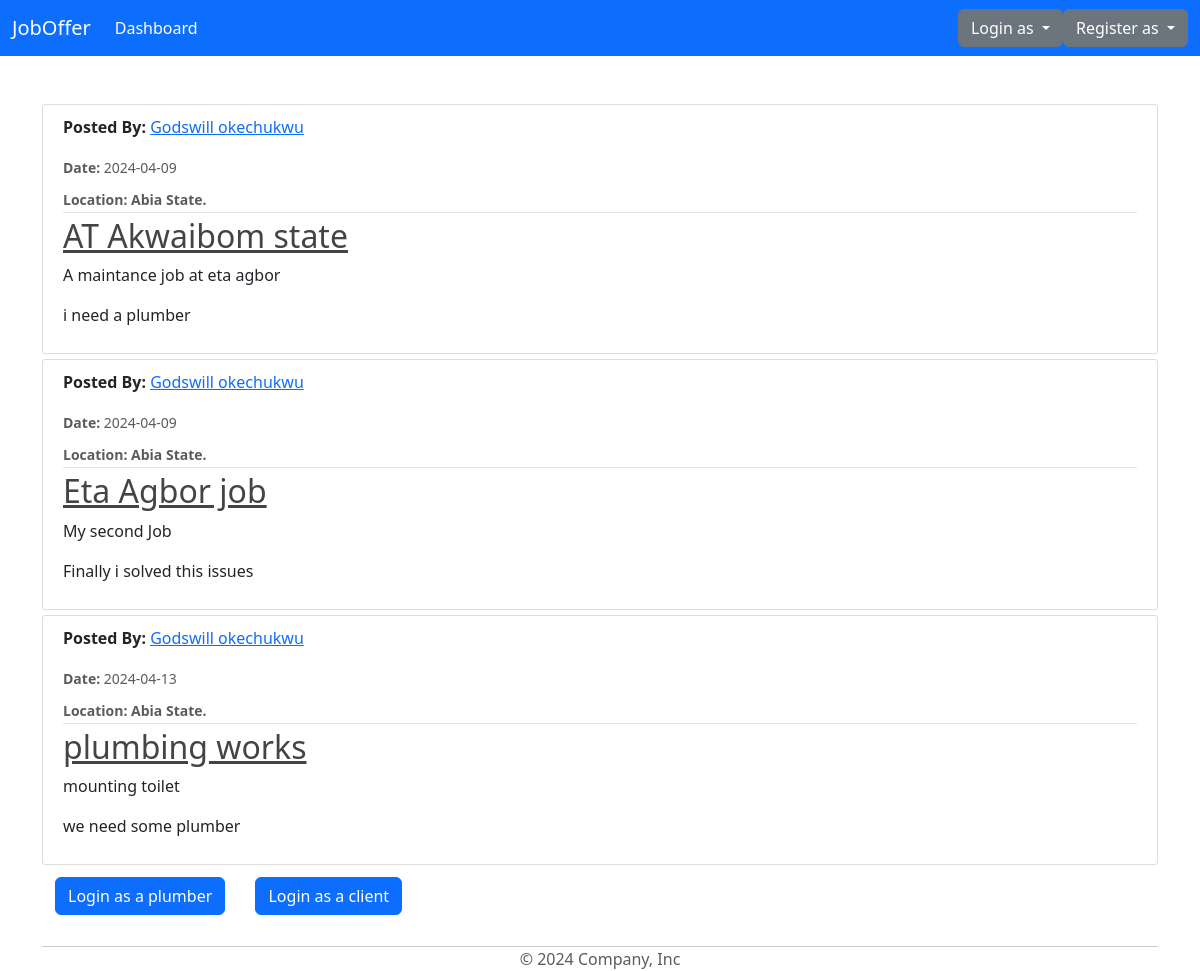
Page /home on the earlier database version.
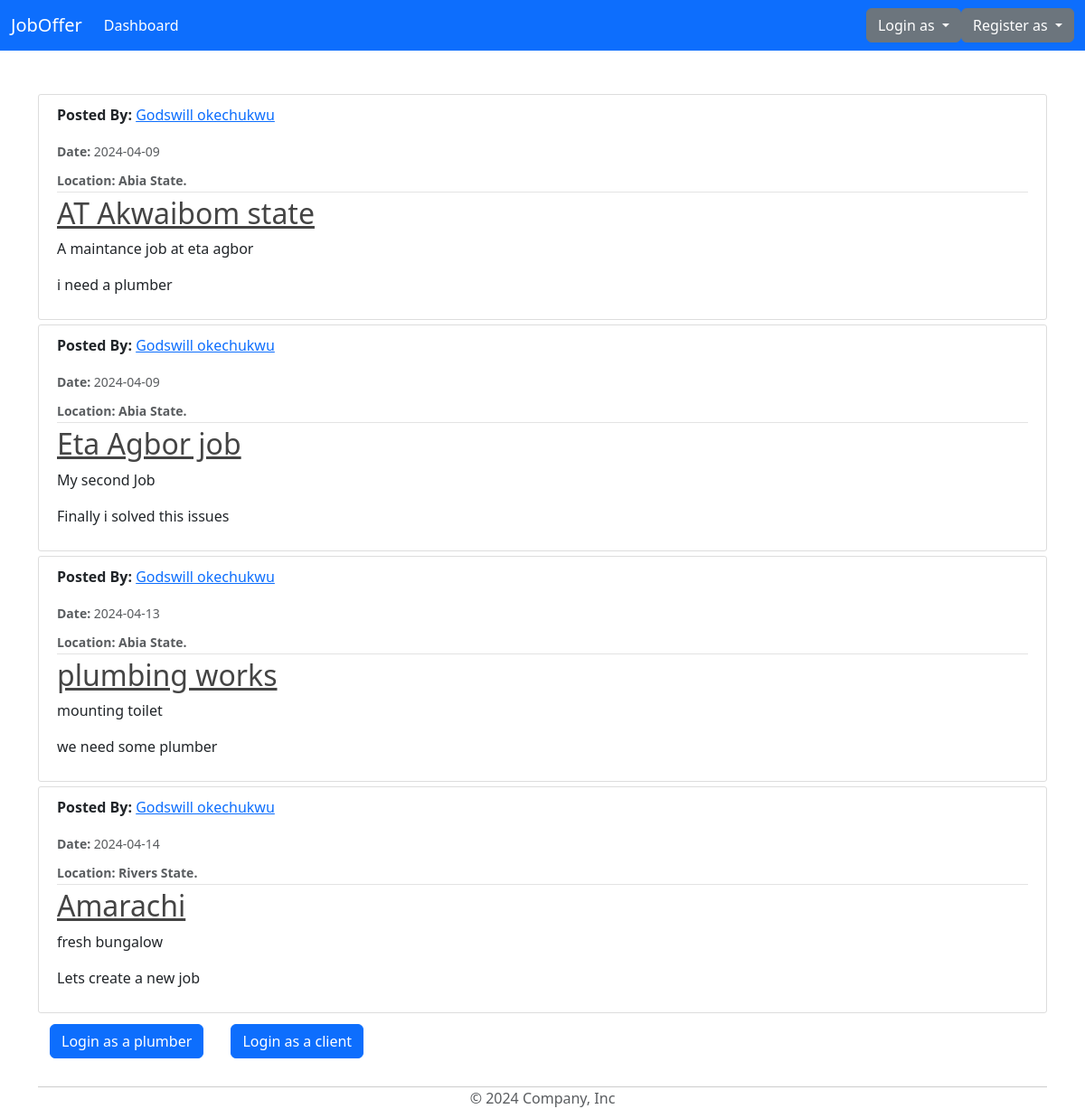
Same page on the later database version.
### model/base.py (models this page shows, shortened)
class Job(Base):
    __tablename__ = 'jobs'
    id = Column(Integer, primary_key=True)
    job_title = Column(String(50), nullable=False)
    job_description = Column(String(100), nullable=False)
    completed = Column(Boolean, default=False)
    content = Column(String(1000), nullable=False)
    date_posted = Column(DateTime, nullable=False, default=datetime.utcnow)
    location = Column(String(100), nullable=False)
    client_id = Column(Integer, ForeignKey('clients.id'))

class BaseUser(Base, UserMixin):
    id = Column(Integer, primary_key=True)
    username = Column(String(80), unique=True, nullable=False)
    email = Column(String(120), unique=True, nullable=False)
    image_file = Column(String(20), nullable=False, default='default.jpg')
    password = Column(String(60), nullable=False)
    date_joined = Column(DateTime, nullable=False, default=datetime.utcnow)
    phone = Column(String(14), unique=True, nullable=False)
    state = Column(String(20), nullable=False)

### model/main/routes.py (the view)
@main.route("/")
@main.route("/home")
def home():
    jobs = Job.query.all()
    return render_template('home.html', jobs=jobs)

### model/templates/home.html
{% extends "layout.html" %}
{% block content %}
<link rel="stylesheet" type="text/css" href="{{ url_for('static', filename='main.css') }}">
    {% for job in jobs %}
        <article class="media content-section">
          <div class="media-body">
            <div class="article-metadata">
              <p><strong>Posted By: </strong><a class="mr-2" href="#">{{ job.clients.username }}</a></p>
              <small class="text-muted"><strong>Date: </strong>{{ job.date_posted.strftime('%Y-%m-%d') }}</small>
              <div class="mt-2">
                <small class="text-muted"><strong>Location: {{ job.location }} State.</strong></small>
              </div>
            </div>
            <h2><a class="article-title" href="{{ url_for('job_route.job', job_id=job.id) }}">{{ job.job_title }}</a></h2>
            <p class="article-content">{{ job.job_description }}</p>
            <p class="article-content">{{ job.content }}</p>
          </div>
        </article>
    {% endfor %}
        <div class="btn">
          <a class="btn btn-primary" href="{{ url_for('plums.login') }}">Login as a plumber</a>
        </div>
        <div class="btn">
          <a class="btn btn-primary" href="{{ url_for('client_s.login') }}">Login as a client</a>
        </div>
{% endblock content %}

### model/templates/layout.html (shortened to what this page needs)
<!DOCTYPE html>
<html lang="en">
  <head>
    <link
      rel="stylesheet"
      href="https://cdnjs.cloudflare.com/ajax/libs/font-awesome/5.15.4/css/all.min.css" />
    <link
      href="https://cdn.jsdelivr.net/npm/bootstrap@5.3.3/dist/css/bootstrap.min.css"
      rel="stylesheet"
 />
      <link rel="stylesheet" type="text/css" href="{{ url_for('static', filename='main.css') }}">
  </head>
  <body>
    {% include 'header.html' %}
    <br />
    <br />
    <div class="container">
      {% block content %} {% endblock %}
    </div>
    <br />
    <div class="container">
      <footer class="footer">
        <span class="text-body-secondary">&copy; 2024 Company, Inc</span>
      </footer>
    </div>
  </body>
</html>

### model/templates/header.html (shortened to what this page needs)
<nav class="navbar bg-primary navbar-expand-lg navbar-dark">
    <div class="container-fluid">
      <a class="navbar-brand" href="{{ url_for('main.home') }}">JobOffer</a>
      <div class="collapse navbar-collapse" id="navbarSupportedContent">
        <ul class="navbar-nav me-auto mb-2 mb-lg-0">
          <li class="nav-item">
            <a class="nav-link active" aria-current="page" href="{{ url_for('main.dashboard') }}">Dashboard</a>
          </li>
        </ul>
            <ul class="navbar-nav d-flex justify-content-center">
                {% if current_user.is_authenticated %}
                      <li class="nav-item">
                          <a class="nav-link" href="{{ url_for('main.accounts') }}">Account</a>
                      </li>
                  <li class="nav-item">
                      <a class="nav-link" href="{{ url_for('main.logout') }}">Logout</a>
                  </li>
                {% else %}
                    <div class="dropdown">
                      <a class="btn btn-secondary dropdown-toggle ml-3" href="#" role="button" data-bs-toggle="dropdown" aria-expanded="false">
                        Login as
                      </a>
                    </div>
                    <div class="dropdown">
                      <a class="btn btn-secondary dropdown-toggle" href="#" role="button" data-bs-toggle="dropdown" aria-expanded="false">
                        Register as
                      </a>
                    </div>
                {% endif %}
            </ul>
      </div>
    </div>
  </nav>

### model/static/main.css (style rules this page uses)
* { padding: 0; margin: 0; }
.footer { position: sticky; bottom: 0; background-color: white; width: 100%; border-top: 1px solid #CCCCCC; margin-bottom: 0px; display: flex; justify-content: center; align-items: center; }
h1, h2, h3, h4, h5, h6 { color: #444444; }
.content-section { background: #ffffff; padding: 10px 20px; border: 1px solid #dddddd; border-radius: 3px; margin-bottom: 5px; }
.article-title { color: #444444; }
.article-content { white-space: pre-line; }
.article-metadata { padding-bottom: 1px; margin-bottom: 4px; border-bottom: 1px solid #e3e3e3 }
.btn { text-align: right; }

Differences in the rows shown:
added Job: clients.username "Godswill okechukwu", date_posted "2024-04-14", location "Rivers", job_title "Amarachi", job_description "fresh bungalow", content "Lets create a new job"
